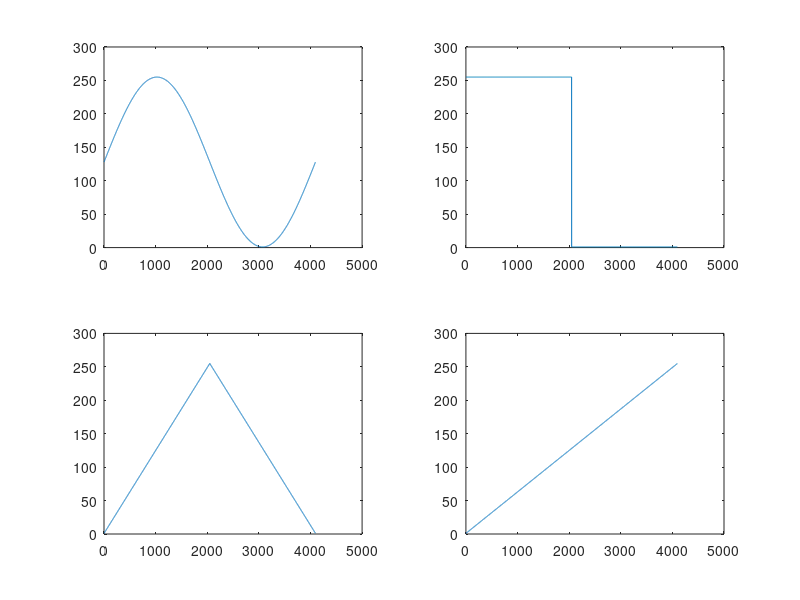

Write MATLAB code to recreate this figure.
% Description : 绘制正弦波、方波、三角波、锯齿波

clc;
clear all;

file = fopen("C:\Users\Hasee\Desktop\Integrated_Waveform.mif","wt");
fprintf(file,"%s\n","WIDTH=8;");				%定义宽度
fprintf(file,"%s\n\n","DEPTH=16384;");			%定义深度
fprintf(file,"%s\n","ADDRESS_RADIX=UNS;");	%定义地址格式
fprintf(file,"%s\n\n","DATA_RADIX=UNS;");		%定义数据格式
fprintf(file,"%s\t%s\n","CONTENT","BEGIN");


%绘制正弦波-----------------------------------------------------
F1 = 1;			%信号频率
Fs1 = 2^12;		%采样频率
N1 = 2^12;		%采样个数
t1 = [0:1 / Fs1:(N1-1) / Fs1];	%每一个采样点对应的采样时刻
phi = 0;		%信号初始相位
ADC = 2^7;		%直流分量
A = 2^7 - 1;	%信号幅度

s1 = A * sin(2 * pi * F1 * t1 + phi) + ADC;

for i1 = 1 : N1
	s_data1(i1) = round(s1(i1));
	fprintf(file,"\t%g\t%s\t%d%s\n",i1-1,':',s_data1(i1),';');
end

subplot(2,2,1);
plot(s1);
% hold on;



%绘制方波-----------------------------------------------------
F2 = 1;			%信号频率
Fs2 = 2^12;		%采样频率
N2 = 2^12;		%采样个数
t2 = [0:1 / Fs2:(N2-1) / Fs2];	%每一个采样点对应的采样时刻
P2 = 0;		%信号初始相位
ADC2 = 2^7;		%直流分量
A2 = 2^7 - 1;	%信号幅度
s2 = A2 * square(2 * pi * F2 * t2 + pi * P2 / 180) + ADC2;

for i2 = 1 : N2
	s_data2(i2) = round(s2(i2));
	fprintf(file,"\t%g\t%s\t%d%s\n",i2-1+N2,':',s_data2(i2),';');
end

subplot(2,2,2);
plot(s2);
% hold on;


%绘制三角波-----------------------------------------------------
F3 = 1;			%信号频率
Fs3 = 2^12;		%采样频率
N3 = 2^12;		%采样个数
t3 = [0:1 / Fs3:(N3-1) / Fs3];	%每一个采样点对应的采样时刻
P3 = 0;		%信号初始相位
ADC3 = 2^7;		%直流分量
A3 = 2^7 - 1;	%信号幅度
s3 = A3 * sawtooth(2 * pi * F3 * t3 + pi * P3 / 180,0.5) + ADC3;

for i3 = 1 : N3
	s_data3(i3) = round(s3(i3));
	fprintf(file,"\t%g\t%s\t%d%s\n",i3-1+N2+N3,':',s_data3(i3),';');
end

subplot(2,2,3);
plot(s3);
% hold on;

%绘制锯齿波-----------------------------------------------------
F4 = 1;			%信号频率
Fs4 = 2^12;		%采样频率
N4 = 2^12;		%采样个数
t4 = [0:1 / Fs4:(N4-1) / Fs4];	%每一个采样点对应的采样时刻
P4 = 0;		%信号初始相位
ADC4 = 2^7;		%直流分量
A4 = 2^7 - 1;	%信号幅度
s4 = A4 * sawtooth(2 * pi * F4 * t4 + pi * P4 / 180) + ADC4;

for i4 = 1 : N4
	s_data4(i4) = round(s4(i4));
	fprintf(file,"\t%g\t%s\t%d%s\n",i4-1+N2+N3+N4,':',s_data4(i4),';');
end

subplot(2,2,4);
plot(s4);
% hold on;



fprintf(file,"%s","END;");
fclose(file);	%关闭文件资源